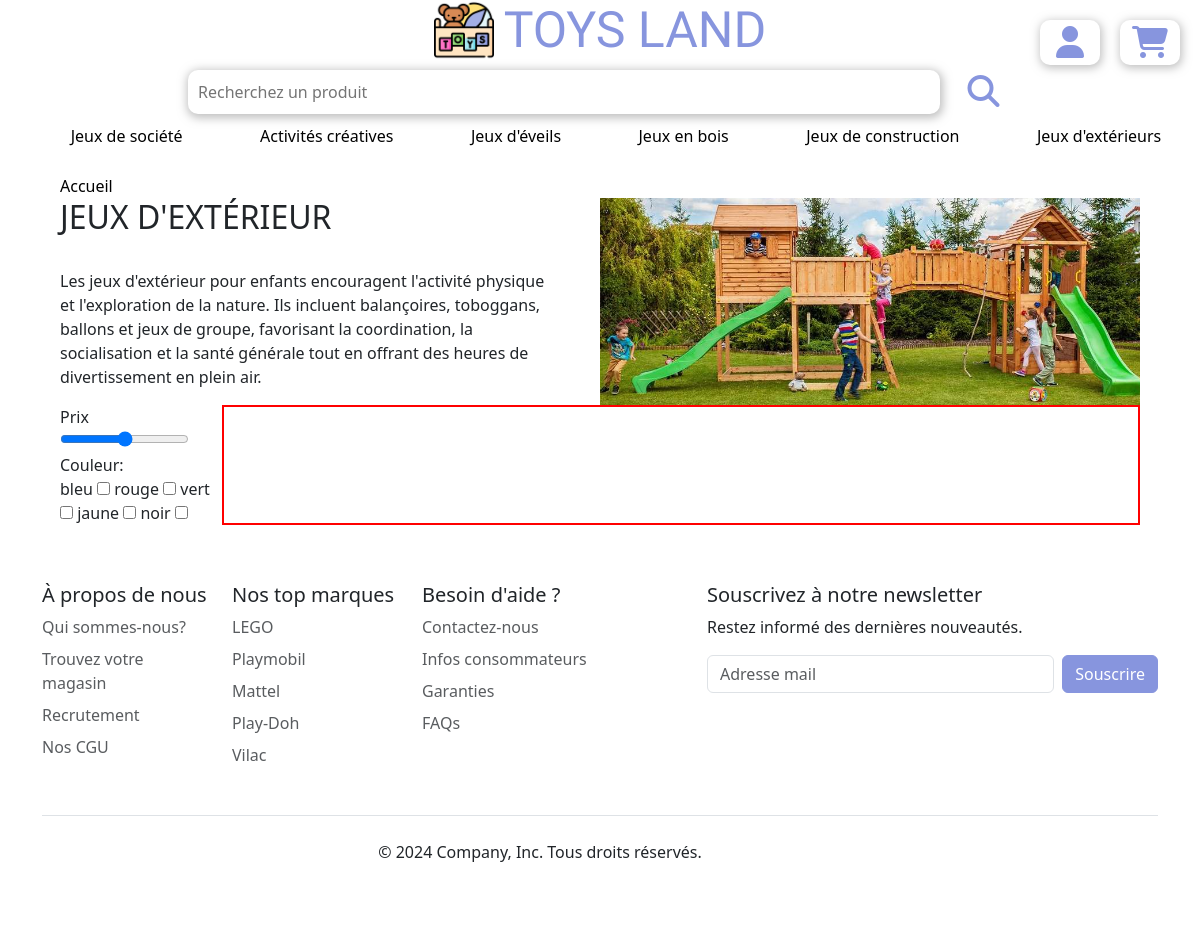
/php/jeuxexterieur.php, run on an earlier commit of the app's database.
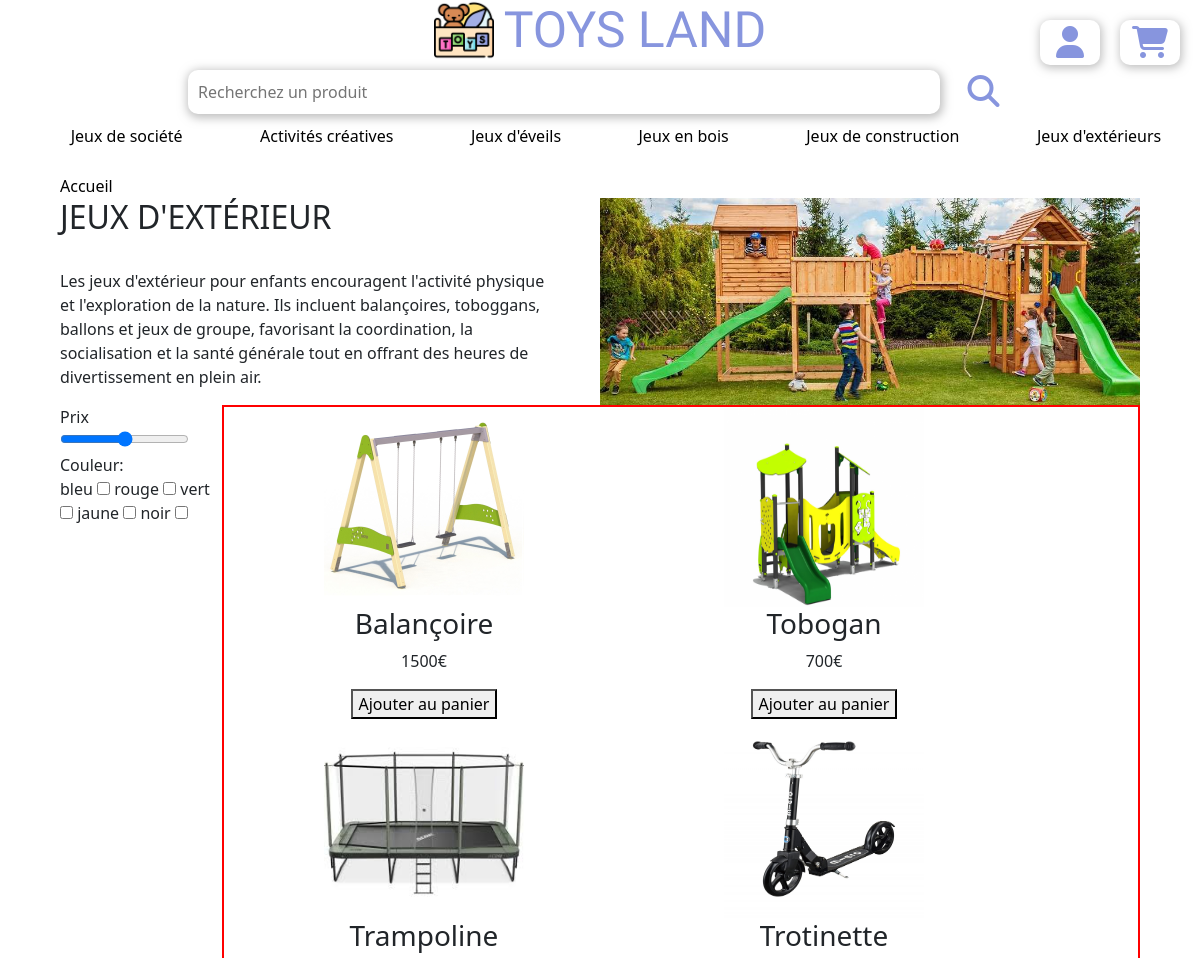
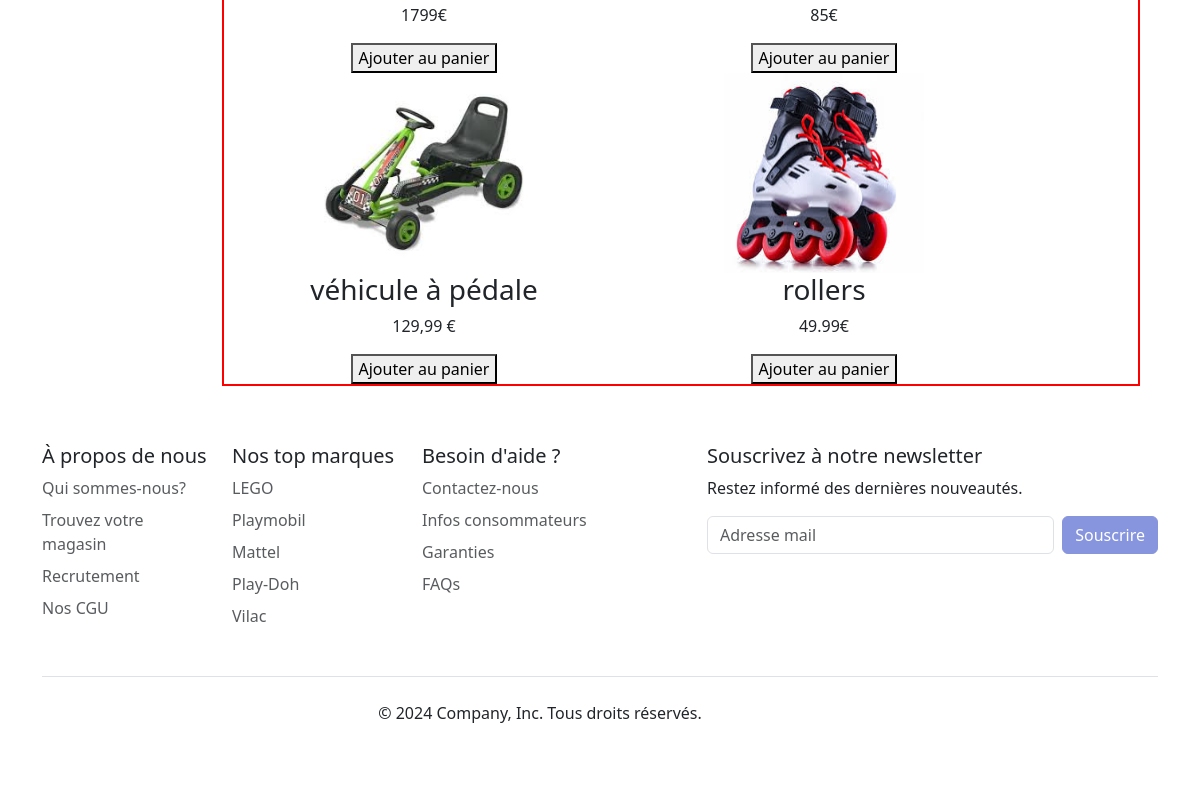
And on a later commit of the database (2 pictures, top to bottom).
### tables this page shows
CREATE TABLE `produits` (
  `id` int NOT NULL,
  `nom` varchar(255) NOT NULL,
  `description` longtext NOT NULL,
  `image` varchar(255) NOT NULL,
  `prix` varchar(255) NOT NULL,
  `categorie` varchar(255) NOT NULL,
  `stock` int NOT NULL,
  `promo` varchar(255) NOT NULL
);

### php/jeuxexterieur.php (the view, shortened to what this page needs)
<?php
require_once("connect.php");
$sql = "SELECT * FROM produits WHERE categorie ='Jeux d\'extérieur'";
$query = $db->prepare($sql);
$query->execute();
$produits = $query->fetchALL();
include_once("components/navbar.php");
?>
<link rel="stylesheet" href="pagejeux.css">
<section id="section">
<a href="index.php">Accueil</a>
    <div class="intro-container">
        <div class="texte-description">
        <h2>JEUX D'EXTÉRIEUR</h2>
        <p>Les jeux d'extérieur pour enfants encouragent l'activité physique et l'exploration de la nature. Ils incluent balançoires,
            toboggans, ballons et jeux de groupe, favorisant la coordination, la socialisation et la santé générale tout en offrant
            des heures de divertissement en plein air.</p>
        </div>
        <div class="image-intro">
            <img id="img-intro"src="components/img/jeuxexterieur.jpg">
        </div>
    </div>
    <div class="main-container">
        <div class="sort-container">
            <div class="conteneur-tri">
                <div class="div-price">
                    <label for="price">Prix</label>
                    <input type="range" name="price" id="price" min="0" max="100">
                </div>
                <div class="div-color">
                    <div>Couleur:</div>
                    <label for="bleu">bleu</label>
                    <input type="checkbox" name="bleu" id="bleu">
                    <label for="rouge">rouge</label>
                    <input type="checkbox" name="rouge" id="rouge">
                    <label for="vert">vert</label>
                    <input type="checkbox" name="vert" id="vert">
                    <label for="jaune">jaune</label>
                    <input type="checkbox" name="jaune" id="jaune">
                    <label for="noir">noir</label>
                    <input type="checkbox" name="noir" id="noir">
                </div>
            </div>
        </div>
        <div class="article-container">
            <section class="catalogue-produits">
                <?php foreach($produits as $produit): ?>
                    <article>
                    <?php
                        $imagePath = $produit['image'];
                        $class = 'admin/' . $imagePath;
                        ?>
                        <img id="img-article" src="<?= htmlspecialchars($class)?>" alt="photo article">
                        <h3><?=strip_tags($produit["nom"])?></h3>
                        <p><?=strip_tags($produit["prix"])?></p>
                        <button>Ajouter au panier</button>
                </article>
                <?php endforeach;?>
            </section>
        </div>
    </div>
</section>
<?php
include_once("components/footer.php");
?>

### php/components/navbar.php (shortened to what this page needs)
<!DOCTYPE html>
<html lang="fr">
<head>
    <link rel="stylesheet" href="https://cdnjs.cloudflare.com/ajax/libs/font-awesome/6.5.1/css/all.min.css">
    <link href="https://cdn.jsdelivr.net/npm/bootstrap@5.3.3/dist/css/bootstrap.min.css" rel="stylesheet">
    <link rel="stylesheet" href="../index.css">
</head>
<body>
    <nav >
        <div id="navbar-items">
        <div id="logo-site">
        <a href="../index.php"><img src="./components/img/logo.site.png"></a>
        <h1>TOYS LAND</h1>
        </div>
        <div id="logos-navbar">
        <?php if(!isset($_SESSION["user"])): ?>
            <a href="../connexion.php"><i id="connexion" class="fa-solid fa-user fa-2x"></i></a>
        <?php else : ?>
            <a href="déconnexion.php"><i id = "connexion" class="fa-solid fa-right-from-bracket fa-2x"></i></a>
        <?php endif; ?>
        <a href="#"><i id="panier" class="fa-solid fa-cart-shopping fa-2x"></i></a>
        </div>
        </div>
        <form action="" method="get">
        <div id="searchbar">
        <input type="search" placeholder="Recherchez un produit" id="searchbar">
        <button><i class="fa-solid fa-magnifying-glass fa-2x"></i></button>
        </div>
    </form>
    <ul class="categories"id="categories">
        <li><a href="jeuxdesociete.php">Jeux de société</a></li>
        <li><a href="activites-creatives.php">Activités créatives</a></li>
        <li><a href="jeuxeveils.php">Jeux d'éveils</a></li>
        <li><a href="jeuxbois.php">Jeux en bois</a></li>
        <li><a href="jeuxconstruction.php">Jeux de construction</a></li>
        <li><a href="jeuxexterieur.php">Jeux d'extérieurs</a></li>
    </ul>
    </nav>
</body>
</html>

### php/components/footer.php (shortened to what this page needs)
<div class="container">
  <footer class="py-5">
    <div class="row">
      <div class="col-6 col-md-2 mb-3">
        <h5>À propos de nous </h5>
        <ul class="nav flex-column">
          <li class="nav-item mb-2"><a href="#" class="nav-link p-0 text-body-secondary">Qui sommes-nous?</a></li>
          <li class="nav-item mb-2"><a href="#" class="nav-link p-0 text-body-secondary">Trouvez votre magasin</a></li>
          <li class="nav-item mb-2"><a href="#" class="nav-link p-0 text-body-secondary">Recrutement</a></li>
          <li class="nav-item mb-2"><a href="#" class="nav-link p-0 text-body-secondary">Nos CGU</a></li>
        </ul>
      </div>
      <div class="col-6 col-md-2 mb-3">
        <h5>Nos top marques</h5>
        <ul class="nav flex-column">
          <li class="nav-item mb-2"><a href="#" class="nav-link p-0 text-body-secondary">LEGO</a></li>
          <li class="nav-item mb-2"><a href="#" class="nav-link p-0 text-body-secondary">Playmobil</a></li>
          <li class="nav-item mb-2"><a href="#" class="nav-link p-0 text-body-secondary">Mattel</a></li>
          <li class="nav-item mb-2"><a href="#" class="nav-link p-0 text-body-secondary">Play-Doh</a></li>
          <li class="nav-item mb-2"><a href="#" class="nav-link p-0 text-body-secondary">Vilac</a></li>
        </ul>
      </div>
      <div class="col-6 col-md-2 mb-3">
        <h5>Besoin d'aide ?</h5>
        <ul class="nav flex-column">
          <li class="nav-item mb-2"><a href="#" class="nav-link p-0 text-body-secondary">Contactez-nous</a></li>
          <li class="nav-item mb-2"><a href="#" class="nav-link p-0 text-body-secondary">Infos consommateurs</a></li>
          <li class="nav-item mb-2"><a href="#" class="nav-link p-0 text-body-secondary">Garanties</a></li>
          <li class="nav-item mb-2"><a href="#" class="nav-link p-0 text-body-secondary">FAQs</a></li>
        </ul>
      </div>
      <div class="col-md-5 offset-md-1 mb-3">
        <form>
          <h5>Souscrivez à notre newsletter</h5>
          <p>Restez informé des dernières nouveautés.</p>
          <div class="d-flex flex-column flex-sm-row w-100 gap-2">
            <input id="newsletter1" type="text" class="form-control" placeholder="Adresse mail">
            <button class="btn btn-primary" type="button">Souscrire</button>
          </div>
        </form>
      </div>
    </div>
    <div class="d-flex flex-column flex-sm-row justify-content-center py-4 my-4 border-top">
      <p>© 2024 Company, Inc. Tous droits réservés.</p>
      <ul class="list-unstyled d-flex">
        <li class="ms-3"><a class="link-body-emphasis" href="#"><svg class="bi" width="24" height="24"><use xlink:href="#twitter"></use></svg></a></li>
        <li class="ms-3"><a class="link-body-emphasis" href="#"><svg class="bi" width="24" height="24"><use xlink:href="#instagram"></use></svg></a></li>
        <li class="ms-3"><a class="link-body-emphasis" href="#"><svg class="bi" width="24" height="24"><use xlink:href="#facebook"></use></svg></a></li>
      </ul>
    </div>
  </footer>
</div>

### php/index.css (style rules this page uses)
a { color: black; text-decoration: none; }
nav { display:flex; justify-content: center; width: 100%; flex-direction: column; position: sticky; top: 0; z-index: 1000; background-color: white; }
nav h1 { display:flex; font-size: 50px; margin :0; font-family: "Lilita One", sans-serif; font-weight: 400; margin-left: 10px; color: #8795de; }
#logos-navbar { display:flex; align-items: center; position: fixed; right:0; width:15%; justify-content: space-evenly; margin-top: 2%; }
#logos-navbar a { color: #8795de; }
nav img { max-width: 60px; }
#navbar-items { display:flex; justify-content:center; width: 100%; align-items: center; }
#logo-site { display:flex; justify-content: center; align-items:center; }
form { display:flex; justify-content: center; width: 100%; }
#searchbar { display:flex; width :80%; justify-content: center; padding: 10px; }
#searchbar input { border-radius: 10px; border: solid 0px grey; box-shadow: 1px 2px 10px 2px rgba(128, 128, 128, 0.5); }
#searchbar button { margin-left: 15px; border-radius: 10px; border: solid 0px rgba(128, 128, 128, 0.5); background-color: white; }
button .fa-solid { color: #8795de; }
.fa-solid { width:45px; }
#logos-navbar .fa-solid { width:60px; }
.categories { transition: all 0.5s ease; }
#connexion { border: solid 0px rgba(128, 128, 128, 0.5); box-shadow: 1px 2px 10px 1px rgba(128, 128, 128, 0.5); text-align: center; border-radius: 10px; height: 45px; display:flex; align-items: center; justify-content: center; }
#panier { border: solid 0px rgba(128, 128, 128, 0.5); box-shadow: 1px 2px 10px 1px rgba(128, 128, 128, 0.5); text-align: center; border-radius: 10px; height: 45px; display:flex; align-items: center; justify-content: center; }
ul { display:flex; justify-content: space-around; }
li { list-style-type: none; }
.categories li a { transition: transform 0.2s ease; display: inline-block; }
.w-100 { object-fit: cover; }
.btn { background-color: #8795de; border-color: #8795de; }
.col-md-5 form { display:flex; flex-direction: column; }

### php/pagejeux.css (style rules this page uses)
#section { padding: 10px 5%; }
.intro-container { display: grid; grid-template-columns: 45% 50%; justify-content: space-between; }
.image-intro { max-width: 100%; max-height: 300px; }
#img-intro { width: 100%; height: 100%; object-fit: cover; }
.texte-description p { padding-top: 25px; }
.main-container { display: grid; grid-template-columns: 15% 85%; }
.article-container { border: 2px solid red; }
.catalogue-produits { display: flex; flex-wrap: wrap; }
article { min-width: 400px; display: flex; flex-direction: column; justify-content: center; align-items: center; }
#img-article { height: 200px; width: 200px; }

What changed in the data, as far as the page shows it:
added produits: image (picture), nom "Balançoire", prix "1500€"
added produits: image (picture), nom "Tobogan", prix "700€"
added produits: image (picture), nom "Trampoline", prix "1799€"
added produits: image (picture), nom "Trotinette", prix "85€"
added produits: image (picture), nom "véhicule à pédale", prix "129,99 €"
added produits: image (picture), nom "rollers", prix "49.99€"
